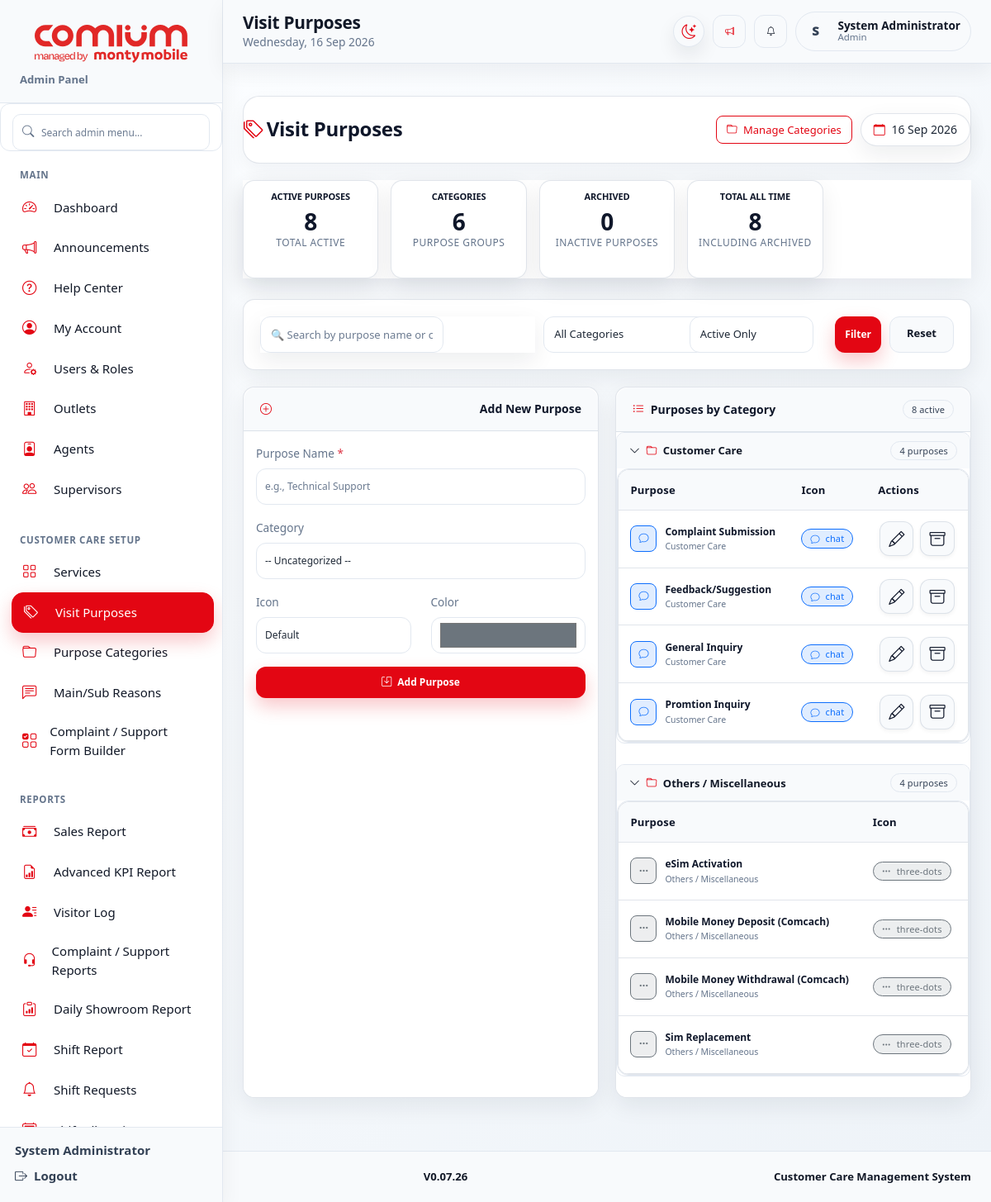
Screenshot of /admin/purposes.php (signed in) with the database file from the repository.
### tables this page shows
CREATE TABLE `purpose_of_visit` (
  `id` int NOT NULL,
  `name` varchar(100) NOT NULL,
  `category_id` int DEFAULT NULL,
  `is_active` tinyint(1) DEFAULT '1',
  `created_at` timestamp NULL DEFAULT CURRENT_TIMESTAMP,
  `icon` varchar(50) DEFAULT 'bi-dot',
  `color` varchar(20) DEFAULT '#6c757d'
);

### config.php (called while the page is built, shortened)
<?php
function appBasePrefix() {
    $script = str_replace('\\', '/', $_SERVER['SCRIPT_NAME'] ?? '');
    $dir = basename(dirname($script));
    return in_array($dir, ['admin', 'agent', 'supervisor'], true) ? '../' : '';
}
function appPath($path) {
    return appBasePrefix() . ltrim($path, '/');
}
function appAsset($path) {
    $resolved = appPath($path);
    $clean = ltrim((string)$path, '/');
    if (preg_match('/\.(css|js)$/i', $clean)) {
        $resolved .= (strpos($resolved, '?') === false ? '?' : '&') . 'v=20260728_final_audit_v3';
    }
    return $resolved;
}
function e($value) {
    return htmlspecialchars((string)($value ?? ''), ENT_QUOTES, 'UTF-8');
}
?>

### admin/purposes.php (the view, shortened to what this page needs)
<?php
require_once '../config.php';
$search = isset($_GET['search']) ? mysqli_real_escape_string($conn, (string)($_GET['search'] ?? '')) : '';
$show_inactive = isset($_GET['show_inactive']) && $_GET['show_inactive'] == '1';
$categories_query = "SELECT * FROM purpose_categories WHERE is_active = 1 ORDER BY sort_order, name";
$categories_result = mysqli_query($conn, $categories_query);
$where_conditions = [];
if ($show_inactive) {
    $where_conditions[] = "(p.is_active = 1 OR p.is_active = 0)";
} else {
    $where_conditions[] = "p.is_active = 1";
}
$where_sql = !empty($where_conditions) ? "WHERE " . implode(" AND ", $where_conditions) : "";
$purposes_query = "SELECT p.*, c.name as category_name, c.color as category_color
                   FROM purpose_of_visit p
                   LEFT JOIN purpose_categories c ON p.category_id = c.id
                   $where_sql
                   ORDER BY p.is_active DESC, c.sort_order, p.name";
$purposes_result = mysqli_query($conn, $purposes_query);
$purposes_by_category = [];
$inactive_purposes = [];
while ($purpose = mysqli_fetch_assoc($purposes_result)) {
    if ($purpose['is_active'] == 0) {
        $inactive_purposes[] = $purpose;
    } else {
        $category = $purpose['category_name'] ?? 'Uncategorized';
        if (!isset($purposes_by_category[$category])) {
            $purposes_by_category[$category] = [];
        }
        $purposes_by_category[$category][] = $purpose;
    }
}
ksort($purposes_by_category);
$edit_purpose = null;
$total_active = 0;
foreach ($purposes_by_category as $category_purposes) {
    $total_active += count($category_purposes);
}
?>
<!DOCTYPE html>
<html lang="en">
<head>
    <link href="https://cdn.jsdelivr.net/npm/bootstrap@5.3.0/dist/css/bootstrap.min.css" rel="stylesheet">
    <link rel="stylesheet" href="https://cdn.jsdelivr.net/npm/bootstrap-icons@1.11.0/font/bootstrap-icons.css">
<link rel="stylesheet" href="<?php echo appAsset('assets/css/sis-page-components.css'); ?>">
<link rel="stylesheet" href="<?php echo appAsset('assets/css/sis-theme.css'); ?>">
</head>
<body class="sis-app-body">
<?php require_once dirname(__DIR__) . '/include/side_header.php'; sisRenderLayoutStart('admin'); ?>
    <div class="main-content">
        <div class="page-header">
            <h3><i class="bi bi-tags sis-u-20e33279"></i>Visit Purposes</h3>
            <div class="header-actions">
                <a href="purpose_categories.php" class="btn-outline-primary">
                    <i class="bi bi-folder"></i> Manage Categories
                </a>
                <span class="date-badge"><i class="bi bi-calendar"></i> <?php echo date('d M Y'); ?></span>
            </div>
        </div>
        <div class="stats-grid">
            <div class="stat-card">
                <h6>Active Purposes</h6>
                <h3><?php echo $total_active; ?></h3>
                <small>Total active</small>
            </div>
            <div class="stat-card">
                <h6>Categories</h6>
                <h3><?php echo mysqli_num_rows($categories_result); ?></h3>
                <small>Purpose groups</small>
            </div>
            <div class="stat-card">
                <h6>Archived</h6>
                <h3><?php echo count($inactive_purposes); ?></h3>
                <small>Inactive purposes</small>
            </div>
            <div class="stat-card">
                <h6>Total All Time</h6>
                <h3><?php echo $total_active + count($inactive_purposes); ?></h3>
                <small>Including archived</small>
            </div>
        </div>
        <div class="filter-bar">
            <form class="sis-u-f0d95916" method="GET">
                <div class="search-box">
                    <input type="text" class="form-control" name="search" placeholder="🔍 Search by purpose name or category..." value="<?php echo htmlspecialchars($search); ?>">
                </div>
                <div class="filter-group">
                    <select class="form-select" name="category">
                        <option value="0">All Categories</option>
                        <?php
                        mysqli_data_seek($categories_result, 0);
                        ?>
                    </select>
                </div>
                <div class="filter-group">
                    <select class="form-select" name="status">
                        <option value="active" <?php echo !$show_inactive ? 'selected' : ''; ?>>Active Only</option>
                    </select>
                </div>
                <button type="submit" class="btn btn-primary">Filter</button>
                <a href="purposes.php" class="btn btn-outline-secondary">Reset</a>
            </form>
        </div>
        <div class="two-col">
            <div class="card">
                <div class="card-header">
                    <i class="bi bi-<?php echo $edit_purpose ? 'pencil-square' : 'plus-circle'; ?>"></i>
                    <?php echo $edit_purpose ? 'Edit Purpose' : 'Add New Purpose'; ?>
                </div>
                <div class="card-body">
                    <form method="POST">
                        <div class="mb-3">
                            <label class="form-label">Purpose Name <span class="text-danger">*</span></label>
                            <input type="text" class="form-control" name="name"
                                   value="<?php echo htmlspecialchars($edit_purpose['name'] ?? ''); ?>"
                                   placeholder="e.g., Technical Support" required>
                        </div>
                        <div class="mb-3">
                            <label class="form-label">Category</label>
                            <select class="form-select" name="category_id">
                                <option value="">-- Uncategorized --</option>
                                <?php
                                mysqli_data_seek($categories_result, 0);
                                while($category = mysqli_fetch_assoc($categories_result)):
                                ?>
                                <option value="<?php echo $category['id']; ?>"
                                        <?php echo ($edit_purpose['category_id'] ?? '') == $category['id'] ? 'selected' : ''; ?>>
                                    <?php echo htmlspecialchars($category['name']); ?>
                                </option>
                                <?php endwhile; ?>
                            </select>
                        </div>
                        <div class="row">
                            <div class="col-6 mb-3">
                                <label class="form-label">Icon</label>
                                <select class="form-select" name="icon">
                                    <option value="bi-tag">Default</option>
                                </select>
                            </div>
                            <div class="col-6 mb-3">
                                <label class="form-label">Color</label>
                                <input type="color" class="form-control color-input" name="color"
                                       value="<?php echo $edit_purpose['color'] ?? '#6c757d'; ?>">
                            </div>
                        </div>
                        <div class="d-flex gap-2">
                            <button type="submit" class="btn btn-primary flex-grow-1">
                                <i class="bi bi-save"></i> <?php echo $edit_purpose ? 'Update Purpose' : 'Add Purpose'; ?>
                            </button>
                        </div>
                    </form>
                </div>
            </div>
            <div class="card">
                <div class="card-header">
                    <span><i class="bi bi-list-ul"></i> Purposes by Category</span>
                    <span class="badge bg-secondary"><?php echo $total_active; ?> active</span>
                </div>
                <div class="card-body p-0">
                    <div id="purposesContainer">
                        <?php if (count($purposes_by_category) > 0): ?>
                            <?php foreach ($purposes_by_category as $category => $purposes): ?>
                            <div class="category-group" data-category="<?php echo htmlspecialchars($category); ?>">
                                <div class="group-header" onclick="toggleGroup(this)">
                                    <span>
                                        <i class="bi bi-chevron-down"></i>
                                        <i class="bi bi-folder me-1 sis-u-002e4b71"></i>
                                        <?php echo htmlspecialchars($category); ?>
                                    </span>
                                    <span class="badge bg-secondary"><?php echo count($purposes); ?> purposes</span>
                                </div>
                                <div class="purpose-list">
                                    <div class="table-scroll">
                                        <table class="compact-table">
                                            <thead>
                                                <tr>
                                                    <th>Purpose</th>
                                                    <th>Icon</th>
                                                    <th class="sis-u-e3d221c5">Actions</th>
                                                </tr>
                                            </thead>
                                            <tbody>
                                                <?php foreach ($purposes as $purpose): ?>
                                                <tr data-purpose-name="<?php echo strtolower(htmlspecialchars($purpose['name'])); ?>"
                                                    data-purpose-category="<?php echo strtolower(htmlspecialchars($category)); ?>">
                                                    <td>
                                                        <div class="d-flex align-items-center">
                                                            <span class="purpose-icon sis-dynamic-color" data-color="<?php echo e($purpose['color'] ?? '#666'); ?>">
                                                                <i class="bi <?php echo $purpose['icon'] ?? 'bi-tag'; ?>"></i>
                                                            </span>
                                                            <div>
                                                                <strong><?php echo htmlspecialchars($purpose['name']); ?></strong>
                                                                <div class="small text-muted"><?php echo $category != 'Uncategorized' ? htmlspecialchars($category) : 'No category'; ?></div>
                                                            </div>
                                                        </div>
                                                    </td>
                                                    <td>
                                                        <span class="badge sis-dynamic-color" data-color="<?php echo e($purpose['color'] ?? '#666'); ?>">
                                                            <i class="bi <?php echo $purpose['icon'] ?? 'bi-tag'; ?>"></i> <?php echo str_replace('bi-', '', $purpose['icon'] ?? 'tag'); ?>
                                                        </span>
                                                    </td>
                                                    <td>
                                                        <div class="d-flex gap-1">
                                                            <a href="?edit=<?php echo $purpose['id']; ?>" class="action-btn" title="Edit">
                                                                <i class="bi bi-pencil"></i>
                                                            </a>
                                                            <a href="?delete=<?php echo $purpose['id']; ?>" class="action-btn text-warning"
                                                               onclick="return confirm('Archive this purpose?')" title="Archive">
                                                                <i class="bi bi-archive"></i>
                                                            </a>
                                                        </div>
                                                     </td>
                                                </tr>
                                                <?php endforeach; ?>
                                            </tbody>
                                        </table>
                                    </div>
                                </div>
                            </div>
                            <?php endforeach; ?>
                        <?php endif; ?>
                    </div>
                </div>
            </div>
        </div>
    </div>
</body>
</html>

### rows the page displays
purpose_of_visit: name "Complaint Submission", category "Customer Care", icon "chat"
purpose_of_visit: name "Feedback/Suggestion", category "Customer Care", icon "chat"
purpose_of_visit: name "General Inquiry", category "Customer Care", icon "chat"
purpose_of_visit: name "Promtion Inquiry", category "Customer Care", icon "chat"
purpose_of_visit: name "eSim Activation", category "Others / Miscellaneous", icon "three-dots"
purpose_of_visit: name "Mobile Money Deposit (Comcach)", category "Others / Miscellaneous", icon "three-dots"
purpose_of_visit: name "Mobile Money Withdrawal (Comcach)", category "Others / Miscellaneous", icon "three-dots"
purpose_of_visit: name "Sim Replacement", category "Others / Miscellaneous", icon "three-dots"

### other values shown
$roleLabel "Admin"
$section['title'] "MAIN"
$label "Dashboard"
$label "Announcements"
$label "Help Center"
$label "My Account"
$label "Users & Roles"
$label "Outlets"
$label "Agents"
$label "Supervisors"
$section['title'] "CUSTOMER CARE SETUP"
$label "Services"
$label "Visit Purposes"
$label "Purpose Categories"
$label "Main/Sub Reasons"
